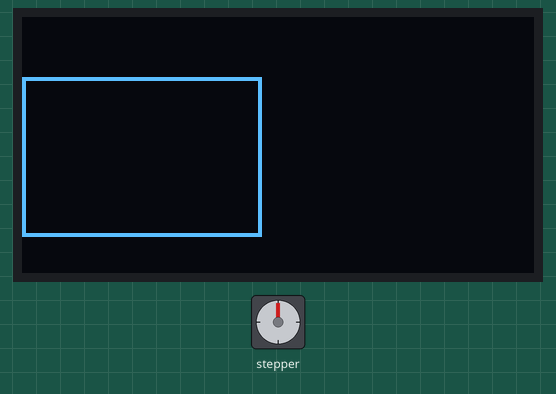
The program below on a simulated Seeed XIAO ESP32-S3. Shown: 128×64 one-colour display, stepper motor. Stepper angles assume 400 steps per turn; what the program prints to the serial monitor is not drawn.

Above: at 2.1 s.
At 4.1 s:
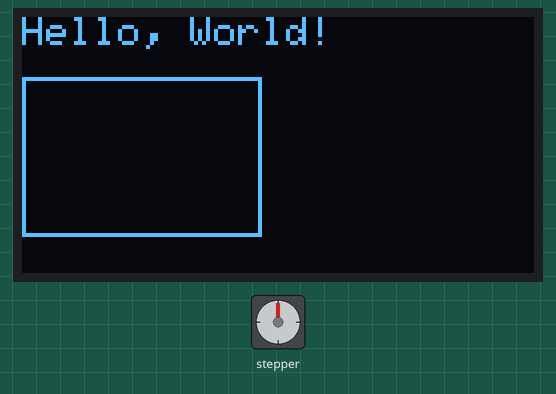
At 21.2 s:
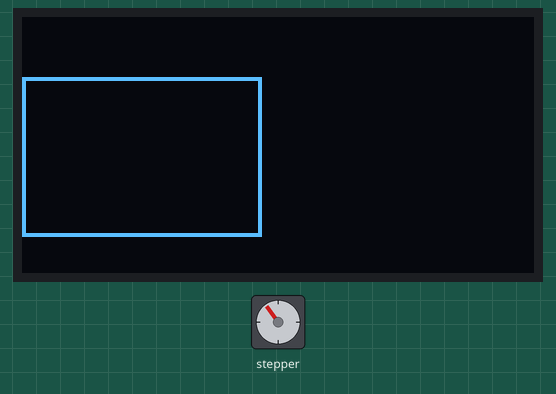
At 37.6 s:
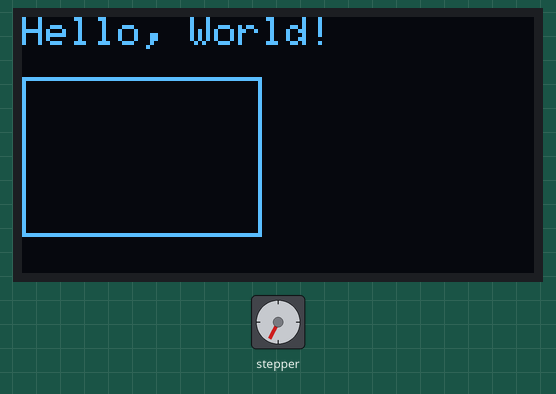
Timing chart, 0 to 40.0 s (numbered marks = the images above):
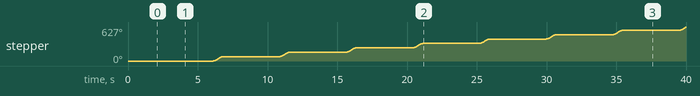

Measured:
- by itself, stepper: turns 81° clockwise in 0.70 s, repeating every 4.8 s
- what the display in image 0 shows lasts 2.0 s, from 2.1 s to 4.1 s

The program:

main.cpp
```cpp
#include <Arduino.h>
#include <Wire.h>
#include <Adafruit_GFX.h>
#include <Adafruit_SSD1306.h>
#include <AccelStepper.h>

// OLED display settings
#define SCREEN_WIDTH 128 // OLED display width, in pixels
#define SCREEN_HEIGHT 64 // OLED display height, in pixels
#define OLED_RESET    -1 // Reset pin # (or -1 if sharing Arduino reset pin)

// Initialize Adafruit SSD1306 display
Adafruit_SSD1306 display(SCREEN_WIDTH, SCREEN_HEIGHT, &Wire, -1);

// Adjusted stepper motor setup based on your connection
// Define stepper motor connections and motor interface type
#define motorPin1  1   // Adjust according to your setup
#define motorPin2  2   // Adjust according to your setup
#define motorPin3  3   // Adjust according to your setup
#define motorPin4  4   // Adjust according to your setup
AccelStepper stepper(AccelStepper::FULL4WIRE, motorPin1, motorPin2, motorPin3, motorPin4);

void setup() {
  Serial.begin(9600); // Start serial communication at 9600 bauds
  // Initialize the OLED display
  if(!display.begin(SSD1306_SWITCHCAPVCC, 0x3C)) {
    Serial.println(F("SSD1306 allocation failed"));
    while (true);
  }

  delay(2000); // Wait two seconds
  display.setCursor(0, 0);

  // Initialize the stepper motor
  stepper.setMaxSpeed(1000);
  stepper.setAcceleration(500);
}

void loop() {

  display.clearDisplay();
  //display.drawRect(0, 15, 60, 40, WHITE);
  //display.display();
  //delay(2000);

  display.drawRect(0, 15, 60, 40, WHITE);
  Serial.println(F("draw"));
  display.display();
  Serial.println(F("display"));
  delay(2000);

  display.setTextSize(1);
  Serial.println(F("size"));
  display.setTextColor(SSD1306_WHITE); // Draw white text
  Serial.println(F("color"));
  display.setCursor(0,0);     // Start at top-left corner
  Serial.println(F("set"));
  display.println(F("Hello, World!"));
  Serial.println(F("text"));
  display.display(); // Actually draw everything on the display
  Serial.println(F("display"));
  delay(2000);

  // Rotate stepper motor 90 degrees (assuming 400 steps per revolution)
  int stepsPerRevolution = 400; // Change this based on your stepper's specification
  int degreesToRotate = 90;
  int stepsToMove = (stepsPerRevolution / 360) * degreesToRotate;
  stepper.move(stepsToMove);

  // Wait for the stepper to reach the target position
  while (stepper.distanceToGo() != 0) {
    stepper.run();
  }

  //delay(2000); // Wait for 2 seconds before the next loop iteration
}
```
